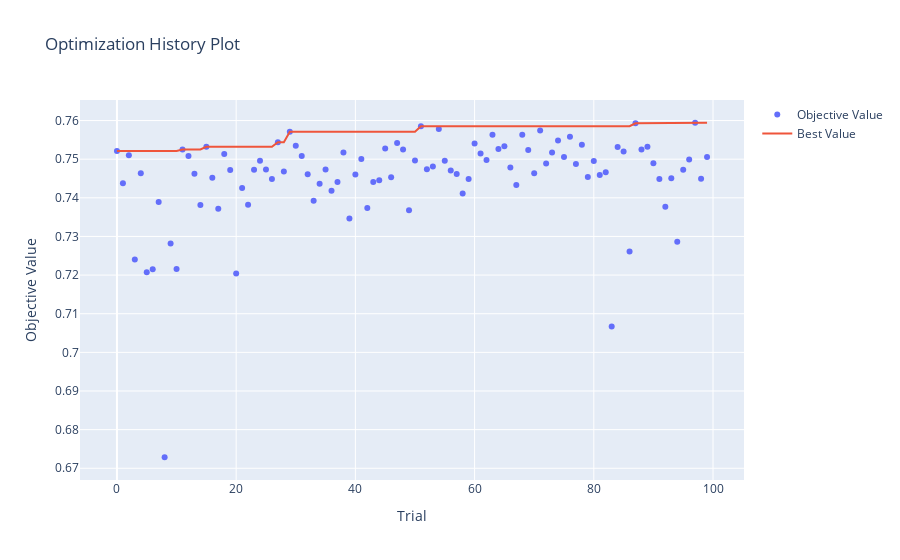
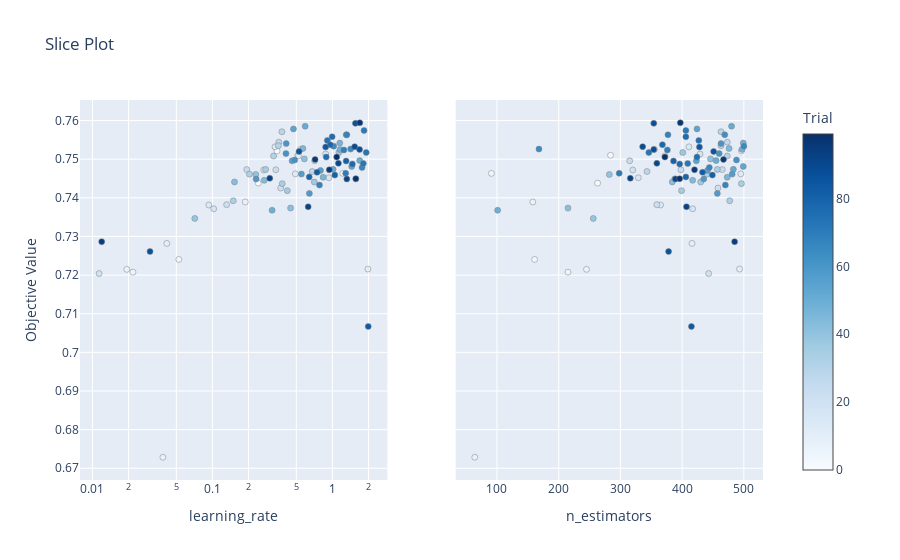
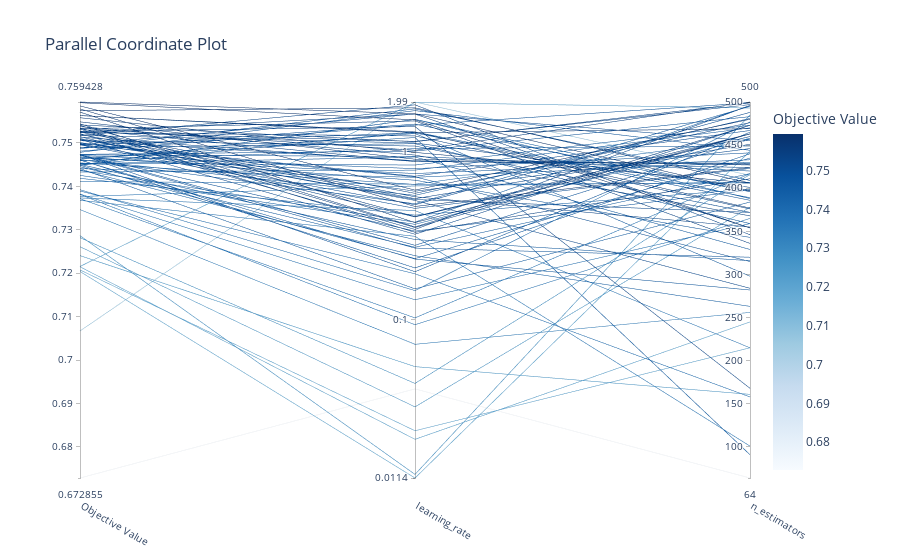
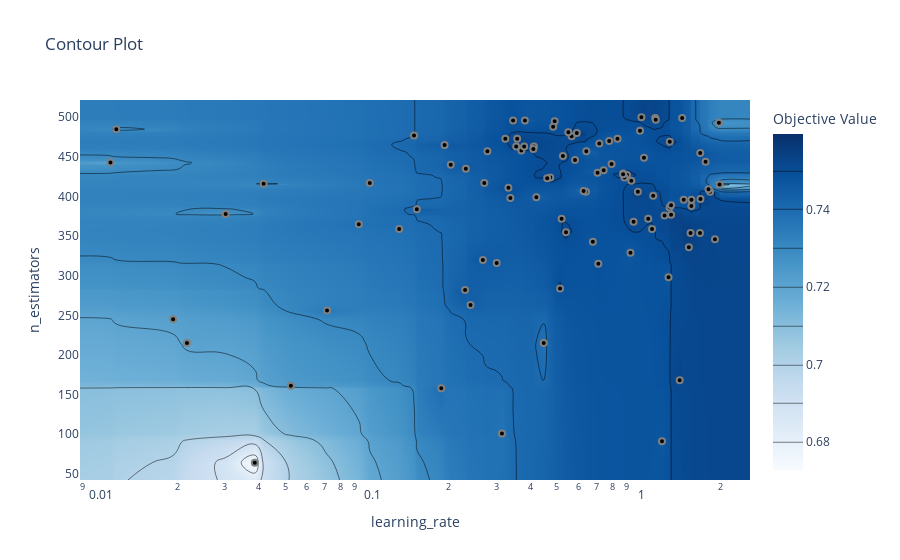

Source (notebook cell) for these figures, in order:
### Code cell
final_results = {
    'F1 Score': f1_score(y_test, y_pred),
    'Precision': precision_score(y_test, y_pred),
    'Recall': recall_score(y_test, y_pred),
    'ROC AUC': roc_auc_score(y_test, y_proba)
}
print("Final Evaluation on Test Set:", final_results)

# (Optional) Visualizations for the study
from optuna.visualization import plot_optimization_history, plot_slice, plot_parallel_coordinate, plot_contour, plot_param_importances

fig_opt_history = plot_optimization_history(study)
fig_opt_history.show()

fig_slice = plot_slice(study)
fig_slice.show()

fig_parallel = plot_parallel_coordinate(study)
fig_parallel.show()

fig_contour = plot_contour(study)
fig_contour.show()

fig_param_importances = plot_param_importances(study)
fig_param_importances.show()

display(final_results)
